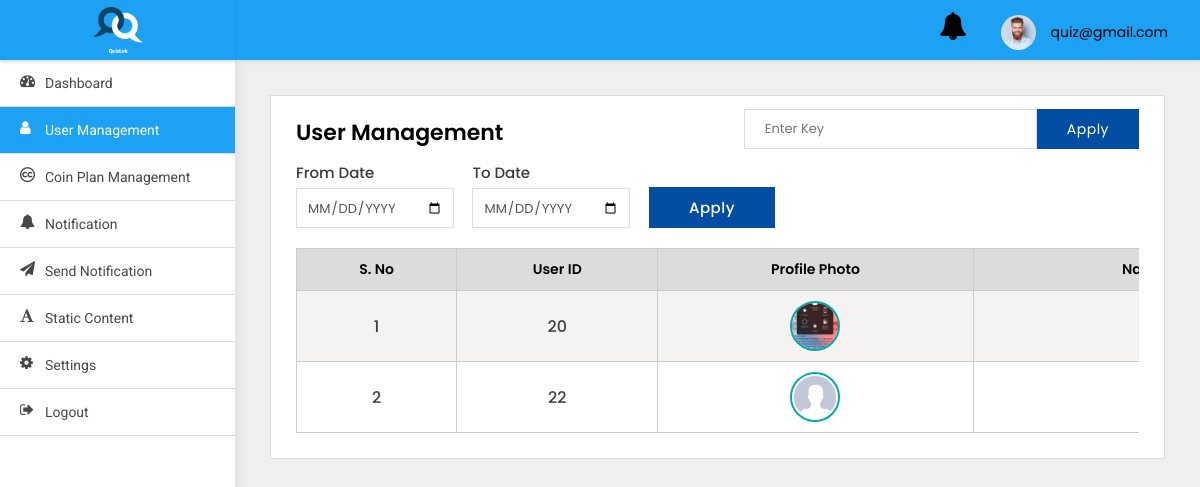
The app's page /adminpanel/users-list/ (signed in), older data.
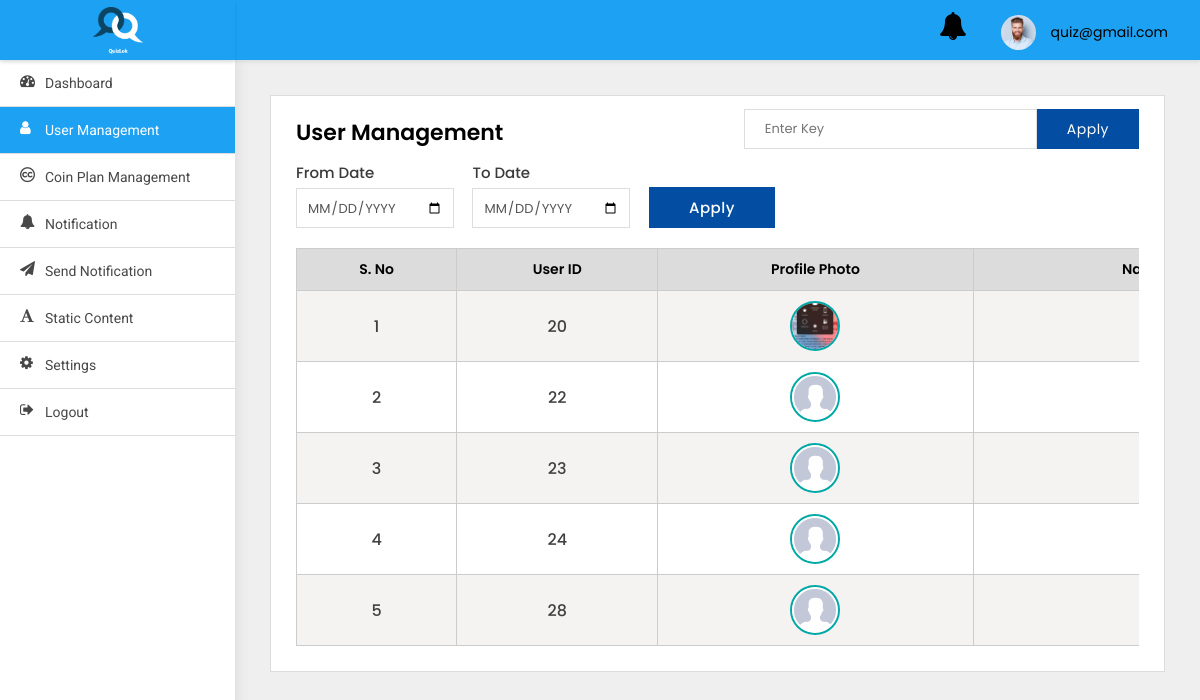
The same page, newer data.
### src/models.py (models this page shows)
class AppUser(models.Model):
    username = models.CharField(default='first name', max_length=100)
    country_code = models.CharField(default='+91', max_length=10)
    phone_number = models.CharField(default='', max_length=13)
    password = models.CharField(default='123456', max_length=100)
    profile_pic = models.ImageField(default='default_profile.png', null=True, blank=True)
    device_token = models.CharField(default='', max_length=2000)
    created_at = models.DateTimeField(auto_now_add=True)

### adminpanel/views.py (the view)
# urls.py: path('users-list/', UsersList.as_view(), name='users-list'),
class UsersList(LoginRequiredMixin, ListView):
    paginate_by = 5
    model = User
    template_name = 'user-management.html'
    login_url = 'adminpanel:login'
    def get(self, request, *args, **kwargs):
        qs = self.request.GET.get('qs')
        if qs:
            search = AppUser.objects.filter(Q(username__icontains=qs) |
                                            Q(id__icontains=qs) |
                                            Q(phone_number__icontains=qs))
            search_count = len(search)
            context = {
                'search': search,
            }
            if search:
                messages.info(self.request, str(
                    search_count) + ' matches found')
                return render(self.request, 'user-management.html', context)
            else:
                messages.info(self.request, 'No results found')
                return render(self.request, 'user-management.html', context)
        else:
            users = AppUser.objects.all()
            myfilter = UserFilter(self.request.GET, queryset=users)
            users = myfilter.qs
            print(users.count())
            paginator = Paginator(users, self.paginate_by)
            page_number = self.request.GET.get('page')
            page_obj = paginator.get_page(page_number)
            context = {
                'object_list': users,
                'myfilter': myfilter,
                'pages': page_obj,
            }
            return render(self.request, "user-management.html", context)

### adminpanel/templates/user-management.html (shortened to what the changed rows need)
{% extends 'base.html' %}
{% block body %}
<div class="WrapperArea">
    <div class="WrapperBox">
        <div class="Small-Wrapper">
            {% if search %}
            <div class="TableList">
                <div class="dragscroll">
                    <table style="width: 150vw">
                        <thead>
                        <tr>
                            <th>S. No</th>
                            <th>User ID</th>
                            <th>Name of the user</th>
                            <th>Profile Photo</th>
                            <th>Phone Number</th>
                            <th>Action</th>
                        </tr>
                        </thead>
                        <tbody>
                        {% for object in search %}
                        <tr>
                            <td>{{forloop.counter}}</td>
                            <td>{{object.id}}</td>
                            <td>{{object.username}}</td>
                            {% if object.profile_pic %}
                            <td>
                                <figure><img src="{{object.profile_pic.url}}" alt="Profile pic"></figure>
                            </td>
                            {% else %}
                            <td>
                                <figure><img src="https://snapic-bucket.s3.amazonaws.com/static/default_profile.png"
                                             alt=""></figure>
                            </td>
                            {% endif %}
                            <td>{{object.phone_number}}</td>
                            <td>
                                <a class="Blue" href="{% url 'adminpanel:user-detail' object.id %}">
                                    <i class="fa fa-eye"></i>
                                </a>
                                <button class="Red deleteButton" value="{{object.id}}" data-toggle="modal"
                                        data-target="#DeleteModal" style="border:none;box-shadow:none;
                                                                                background:transparent;outline:0;">
                                    <i class="fa fa-trash"></i>
                                </button>
                                {% if object.is_blocked %}
                                <button class="Red cross" data-target="#UnBlock" data-toggle="modal"
                                        value="{{object.id}}"
                                        style="border:none;box-shadow:none;background:transparent;outline:0;margin-left:10px;">
                                    <i class="fa fa-ban"></i>
                                </button>
                                {% else %}
                                <button class="Green tick" data-target="#Block" data-toggle="modal"
                                        value="{{object.id}}"
                                        style="border:none;box-shadow:none;background:transparent;outline:0;margin-left:10px;">
                                    <i class="fa fa-check"></i>
                                </button>
                                {% endif %}
                            </td>
                        </tr>
                        {% endfor %}
                        </tbody>
                    </table>
                </div>
            </div>
            {% elif pages %}
            <div class="TableList">
                <div class="dragscroll">
                    <table style="width: 150vw">
                        <thead>
                        <tr>
                            <th>S. No</th>
                            <th>User ID</th>
                            <th>Profile Photo</th>
                            <th>Name of the user</th>
                        </tr>
                        </thead>
                        <tbody>
                        {% for object in pages %}
                        <tr>
                            <td>{{forloop.counter}}</td>
                            <td>{{object.id}}</td>
                            {% if object.profile_pic %}
                            <td>
                                <center>
                                    <figure><img src="{{object.profile_pic.url}}" alt="Profile pic"></figure>
                                </center>
                            </td>
                            {% endif %}
                            <td>{{object.username}}</td>
                        </tr>
                        {% endfor %}
                        </tbody>
                    </table>
                </div>
            </div>
            {% endif %}
        </div>
    </div>
</div>
{% endblock body %}

Row changes from the older to the newer data that the page shows:
added AppUser: id "23", profile_pic (placeholder picture)
added AppUser: id "24", profile_pic (placeholder picture)
added AppUser: id "28", profile_pic (placeholder picture)
